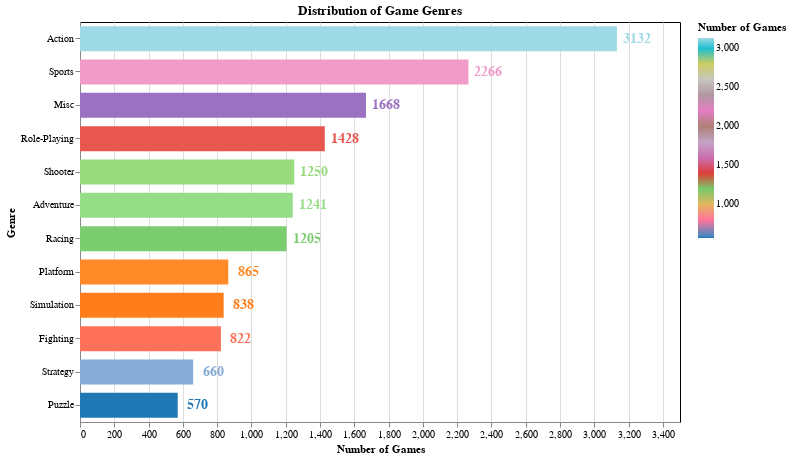

Here is the notebook cell this chart was saved with:
### Markdown cell above
<img src="https://giffiles.alphacoders.com/162/162991.gif">

### Code cell
genre_counts = df['Genre'].value_counts().reset_index()
genre_counts.columns = ['Genre', 'Number of Games']

# Create Altair Chart
chart = alt.Chart(genre_counts).mark_bar(opacity=1,size=25).encode(
    y=alt.Y('Genre:N', sort='-x'),
    x='Number of Games:Q',
    color=alt.Color('Number of Games:Q', scale=alt.Scale(scheme='category20')),
    tooltip=['Genre:N', 'Number of Games:Q']
)

# Add text labels on top of each bar
text = chart.mark_text(
    align='center',
    baseline='middle',
    dx=20, 
    dy=0,
    fontSize=14,
    fontWeight='bold'
).encode(
    text='Number of Games:Q'
)

# Combine the bar chart and text labels
chart_with_labels = (chart + text).properties(
    title='Distribution of Game Genres',
    width=600,
    height=400
)

# Customize background and gridlines
chart_with_labels = chart_with_labels.configure_view(
    fill='FFFFF0',  
    stroke='opaque' 
)


chart_with_labels.display()

### Figure 1 — Vega specification as saved in the notebook (floating-point values rounded to 4 significant figures)
{"$schema": "https://vega.github.io/schema/vega/v5.json", "data": [{"name": "source_0"}, {"name": "data_1", "values": [{"Genre": "Action", "Number of Games": 3132, "Number of Games_end": 3132.0, "Number of Games_start": 0.0}, {"Genre": "Sports", "Number of Games": 2266, "Number of Games_end": 2266.0, "Number of Games_start": 0.0}, {"Genre": "Misc", "Number of Games": 1668, "Number of Games_end": 1668.0, "Number of Games_start": 0.0}, {"Genre": "Role-Playing", "Number of Games": 1428, "Number of Games_end": 1428.0, "Number of Games_start": 0.0}, {"Genre": "Shooter", "Number of Games": 1250, "Number of Games_end": 1250.0, "Number of Games_start": 0.0}, {"Genre": "Adventure", "Number of Games": 1241, "Number of Games_end": 1241.0, "Number of Games_start": 0.0}, {"Genre": "Racing", "Number of Games": 1205, "Number of Games_end": 1205.0, "Number of Games_start": 0.0}, {"Genre": "Platform", "Number of Games": 865, "Number of Games_end": 865.0, "Number of Games_start": 0.0}, {"Genre": "Simulation", "Number of Games": 838, "Number of Games_end": 838.0, "Number of Games_start": 0.0}, {"Genre": "Fighting", "Number of Games": 822, "Number of Games_end": 822.0, "Number of Games_start": 0.0}, {"Genre": "Strategy", "Number of Games": 660, "Number of Games_end": 660.0, "Number of Games_start": 0.0}, {"Genre": "Puzzle", "Number of Games": 570, "Number of Games_end": 570.0, "Number of Games_start": 0.0}]}, {"name": "data_2", "values": [{"Genre": "Action", "Number of Games": 3132}, {"Genre": "Sports", "Number of Games": 2266}, {"Genre": "Misc", "Number of Games": 1668}, {"Genre": "Role-Playing", "Number of Games": 1428}, {"Genre": "Shooter", "Number of Games": 1250}, {"Genre": "Adventure", "Number of Games": 1241}, {"Genre": "Racing", "Number of Games": 1205}, {"Genre": "Platform", "Number of Games": 865}, {"Genre": "Simulation", "Number of Games": 838}, {"Genre": "Fighting", "Number of Games": 822}, {"Genre": "Strategy", "Number of Games": 660}, {"Genre": "Puzzle", "Number of Games": 570}]}, {"name": "source_0_y_domain_Genre", "values": [{"Genre": "Action", "sort_field": 3132}, {"Genre": "Sports", "sort_field": 2266}, {"Genre": "Misc", "sort_field": 1668}, {"Genre": "Role-Playing", "sort_field": 1428}, {"Genre": "Shooter", "sort_field": 1250}, {"Genre": "Adventure", "sort_field": 1241}, {"Genre": "Racing", "sort_field": 1205}, {"Genre": "Platform", "sort_field": 865}, {"Genre": "Simulation", "sort_field": 838}, {"Genre": "Fighting", "sort_field": 822}, {"Genre": "Strategy", "sort_field": 660}, {"Genre": "Puzzle", "sort_field": 570}]}], "marks": [{"type": "rect", "name": "layer_0_marks", "from": {"data": "data_1"}, "encode": {"update": {"fill": {"field": "Number of Games", "scale": "color"}, "x": {"field": "Number of Games_end", "scale": "x"}, "tooltip": {"signal": "{\"Genre\": isValid(datum[\"Genre\"]) ? datum[\"Genre\"] : \"\"+datum[\"Genre\"], \"Number of Games\": format(datum[\"Number of Games\"], \"\")}"}, "opacity": {"value": 1}, "description": {"signal": "\"Number of Games: \" + (format(datum[\"Number of Games\"], \"\")) + \"; Genre: \" + (isValid(datum[\"Genre\"]) ? datum[\"Genre\"] : \"\"+datum[\"Genre\"])"}, "height": {"value": 25}, "ariaRoleDescription": {"value": "bar"}, "yc": {"field": "Genre", "scale": "y", "band": 0.5}, "x2": {"field": "Number of Games_start", "scale": "x"}}}, "style": ["bar"]}, {"type": "text", "name": "layer_1_marks", "from": {"data": "data_2"}, "encode": {"update": {"align": {"value": "center"}, "dy": {"value": 0}, "dx": {"value": 20}, "baseline": {"value": "middle"}, "fontSize": {"value": 14}, "fill": {"field": "Number of Games", "scale": "color"}, "x": {"field": "Number of Games", "scale": "x"}, "description": {"signal": "\"Number of Games: \" + (format(datum[\"Number of Games\"], \"\")) + \"; Genre: \" + (isValid(datum[\"Genre\"]) ? datum[\"Genre\"] : \"\"+datum[\"Genre\"])"}, "fontWeight": {"value": "bold"}, "tooltip": {"signal": "{\"Genre\": isValid(datum[\"Genre\"]) ? datum[\"Genre\"] : \"\"+datum[\"Genre\"], \"Number of Games\": format(datum[\"Number of Games\"], \"\")}"}, "y": {"field": "Genre", "scale": "y", "band": 0.5}, "text": {"signal": "format(datum[\"Number of Games\"], \"\")"}}}, "style": ["text"]}], "scales": [{"name": "x", "type": "linear", "domain": {"fields": [{"data": "data_1", "field": "Number of Games_start"}, {"data": "data_1", "field": "Number of Games_end"}, {"data": "data_2", "field": "Number of Games"}]}, "range": [0, {"signal": "width"}], "nice": true, "zero": true}, {"name": "y", "type": "band", "domain": {"data": "source_0_y_domain_Genre", "field": "Genre", "sort": {"op": "max", "field": "sort_field", "order": "descending"}}, "range": [0, {"signal": "height"}], "paddingOuter": 0.05, "paddingInner": 0.1}, {"name": "color", "type": "linear", "domain": {"fields": [{"data": "data_1", "field": "Number of Games"}, {"data": "data_2", "field": "Number of Games"}]}, "range": {"scheme": "category20"}, "zero": false, "interpolate": "hcl"}], "axes": [{"scale": "x", "orient": "bottom", "aria": false, "tickCount": {"signal": "ceil(width/40)"}, "grid": true, "maxExtent": 0, "labels": false, "gridScale": "y", "domain": false, "minExtent": 0, "zindex": 0, "ticks": false}, {"scale": "x", "labelOverlap": true, "zindex": 0, "orient": "bottom", "labelFlush": true, "tickCount": {"signal": "ceil(width/40)"}, "title": "Number of Games", "grid": false}, {"scale": "y", "title": "Genre", "grid": false, "orient": "left", "zindex": 0}], "title": {"text": "Distribution of Game Genres", "frame": "group"}, "legends": [{"fill": "color", "gradientLength": {"signal": "clamp(height, 64, 200)"}, "title": "Number of Games", "encode": {"gradient": {"update": {"opacity": {"value": 1}}}}}], "width": 600, "background": "white", "style": "cell", "height": 400, "padding": 5, "config": {"style": {"cell": {"fill": "FFFFF0", "stroke": "opaque"}}}}
